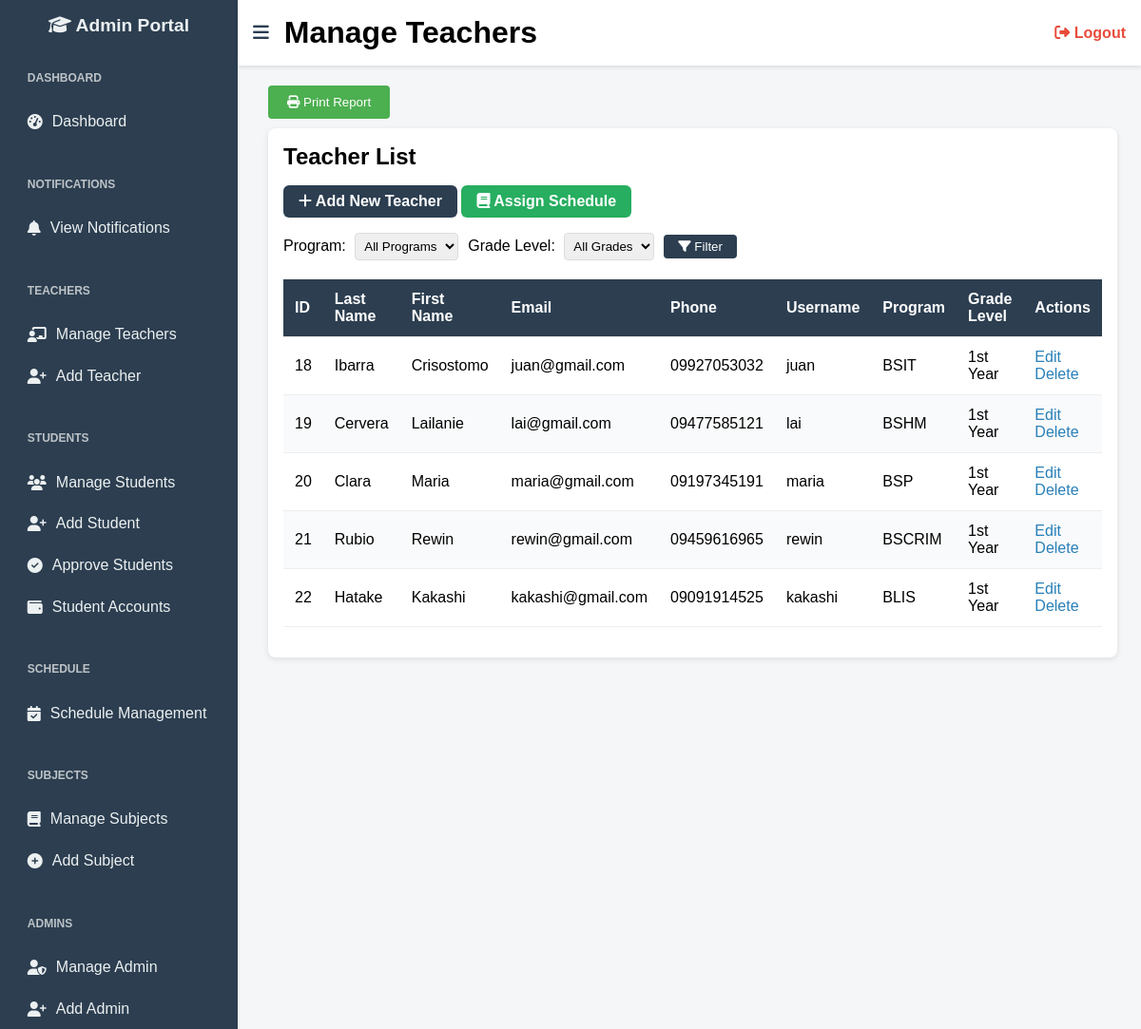
The page /manage_teachers.php (signed in) on the database its author committed.
### tables this page shows
CREATE TABLE `teachers` (
  `id` int(11) NOT NULL,
  `lastname` varchar(100) NOT NULL,
  `firstname` varchar(100) NOT NULL,
  `email` varchar(150) NOT NULL,
  `phone` varchar(20) DEFAULT NULL,
  `username` varchar(100) NOT NULL,
  `password` varchar(255) NOT NULL,
  `created_at` timestamp NOT NULL DEFAULT current_timestamp(),
  `section` varchar(50) DEFAULT NULL,
  `program` varchar(255) DEFAULT NULL,
  `grade_level` varchar(50) DEFAULT NULL
);

### manage_teachers.php (the view, shortened to what this page needs)
<?php
$conn = new mysqli("localhost", "root", "", "student_management_system");
$sql = "SELECT id, lastname, firstname, email, phone, username, program, grade_level FROM teachers WHERE 1=1";
$result = $conn->query($sql);
?>
<!DOCTYPE html>
<html lang="en">
<head>
  <link rel="stylesheet" href="https://cdnjs.cloudflare.com/ajax/libs/font-awesome/6.4.0/css/all.min.css"/>
</head>
<body>
   <div class="sidebar" id="sidebar">
    <h2><i class="fas fa-graduation-cap"></i> <span>Admin Portal</span></h2>
    <ul>
      <li class="section-title">Dashboard</li>
      <li><a href="admin_dashboard.php"><i class="fas fa-tachometer-alt"></i> <span>Dashboard</span></a></li>
      <li class="section-title">Notifications</li>
      <li><a href="notification.php"><i class="fas fa-bell"></i> <span>View Notifications</span></a></li>
      <li class="section-title">Teachers</li>
      <li><a href="manage_teachers.php"><i class="fas fa-chalkboard-teacher"></i> <span>Manage Teachers</span></a></li>
      <li><a href="add_teacher.php"><i class="fas fa-user-plus"></i> <span>Add Teacher</span></a></li>
      <li class="section-title">Students</li>
      <li><a href="manage_students.php"><i class="fas fa-users"></i> <span>Manage Students</span></a></li>
      <li><a href="add_student.php"><i class="fas fa-user-plus"></i> <span>Add Student</span></a></li>
      <li><a href="approve_students.php"><i class="fas fa-check-circle"></i> <span>Approve Students</span></a></li>
      <li><a href="manage_student_accounts.php"><i class="fas fa-wallet"></i> <span>Student Accounts</span></a></li>
      <li class="section-title">Schedule</li>
      <li><a href="admin_schedule_management.php"><i class="fas fa-calendar-check"></i> <span>Schedule Management</span></a></li>
      <li class="section-title">Subjects</li>
      <li><a href="manage_subjects.php"><i class="fas fa-book"></i> <span>Manage Subjects</span></a></li>
      <li><a href="add_subject.php"><i class="fas fa-plus-circle"></i> <span>Add Subject</span></a></li>
      <li class="section-title">Admins</li>
      <li><a href="manage_admins.php"><i class="fas fa-user-shield"></i> <span>Manage Admin</span></a></li>
      <li><a href="add_admin.php"><i class="fas fa-user-plus"></i> <span>Add Admin</span></a></li>
    </ul>
  </div>
<div class="topbar" id="topbar">
  <button class="toggle-btn" onclick="toggleSidebar()">
    <i class="fas fa-bars"></i>
  </button>
  <h1>Manage Teachers</h1>
  <a href="logout.php" class="logout-btn">
    <i class="fas fa-sign-out-alt"></i> Logout
  </a>
</div>
<div class="content" id="content">
  <button class="print-btn" onclick="printContent('teachers-content', 'Teachers Management Report')">
    <i class="fas fa-print"></i> Print Report
  </button>
  <div id="teachers-content">
    <div class="manage-table">
      <h2>Teacher List</h2>
      <div class="action-buttons">
        <a href="add_teacher.php" class="add-btn">
          <i class="fas fa-plus"></i> Add New Teacher
        </a>
        <a href="admin_schedule_management.php" class="add-btn" style="background-color: #27ae60;">
          <i class="fas fa-book"></i> Assign Schedule
        </a>
      </div>
      <form method="GET" class="filter-form" style="margin-bottom: 20px; display: flex; gap: 10px; align-items: center;">
        <div>
          <label for="program" style="margin-right: 5px;">Program:</label>
          <select name="program" id="program" style="padding: 5px; border-radius: 4px; border: 1px solid #ddd;">
            <option value="">All Programs</option>
          </select>
        </div>
        <div>
          <label for="grade" style="margin-right: 5px;">Grade Level:</label>
          <select name="grade" id="grade" style="padding: 5px; border-radius: 4px; border: 1px solid #ddd;">
            <option value="">All Grades</option>
          </select>
        </div>
        <button type="submit" style="padding: 5px 15px; background-color: #2c3e50; color: white; border: none; border-radius: 4px; cursor: pointer;">
          <i class="fas fa-filter"></i> Filter
        </button>
      </form>
      <table>
        <thead>
          <tr>
            <th>ID</th>
            <th>Last Name</th>
            <th>First Name</th>
            <th>Email</th>
            <th>Phone</th>
            <th>Username</th>
            <th>Program</th>
            <th>Grade Level</th>
            <th>Actions</th>
          </tr>
        </thead>
        <tbody>
          <?php
          if ($result->num_rows > 0) {
            while($row = $result->fetch_assoc()) {
              echo "<tr>";
              echo "<td>" . $row["id"] . "</td>";
              echo "<td>" . $row["lastname"] . "</td>";
              echo "<td>" . $row["firstname"] . "</td>";
              echo "<td>" . $row["email"] . "</td>";
              echo "<td>" . $row["phone"] . "</td>";
              echo "<td>" . $row["username"] . "</td>";
              echo "<td>" . $row["program"] . "</td>";
              echo "<td>" . $row["grade_level"] . "</td>";
              echo "<td>
                      <a href='edit_teacher.php?id=" . $row["id"] . "' class='action-link'>Edit</a>
                      <a href='delete_teacher.php?id=" . $row["id"] . "' class='action-link' onclick='return confirm(\"Are you sure you want to delete this teacher?\")'>Delete</a>
                    </td>";
              echo "</tr>";
            }
          } else {
            echo "<tr><td colspan='10'>No teachers found</td></tr>";
          }
          ?>
        </tbody>
      </table>
    </div>
  </div>
</div>
</body>
</html>

### manage_teachers.php (style rules this page uses)
* { box-sizing: border-box; margin: 0; padding: 0; }
body { font-family: Arial, sans-serif; display: flex; min-height: 100vh; background-color: #f4f6f8; }
.sidebar { width: 250px; background-color: #2c3e50; color: #ecf0f1; padding-top: 1rem; flex-shrink: 0; overflow: hidden; transition: all 0.3s ease; }
.sidebar h2 { text-align: center; margin-bottom: 1rem; font-size: 1.2rem; }
.sidebar ul { list-style: none; padding: 0 1rem; }
.sidebar li { padding: 0.8rem; transition: background-color 0.2s; }
.sidebar .section-title { font-weight: bold; font-size: 0.75rem; margin-top: 1.5rem; margin-bottom: 0.3rem; color: #bdc3c7; text-transform: uppercase; }
.sidebar li a { text-decoration: none; color: inherit; display: flex; align-items: center; gap: 10px; }
.topbar { position: fixed; left: 250px; right: 0; top: 0; background-color: #fff; padding: 1rem; box-shadow: 0 2px 4px rgba(0,0,0,0.1); z-index: 999; display: flex; align-items: center; gap: 1rem; transition: all 0.3s ease; }
.toggle-btn { font-size: 1.2rem; cursor: pointer; background: none; border: none; color: #2c3e50; }
.logout-btn { margin-left: auto; text-decoration: none; color: #e74c3c; font-weight: bold; }
.content { flex-grow: 1; padding: 5rem 2rem 2rem 2rem; transition: all 0.3s ease; margin-left: 0; }
.manage-table { background: #fff; border-radius: 0.5rem; padding: 1rem; box-shadow: 0 2px 6px rgba(0,0,0,0.1); overflow-x: auto; }
h2 { margin-bottom: 1rem; }
table { width: 100%; border-collapse: collapse; margin-bottom: 1rem; }
th, td { padding: 0.75rem; border-bottom: 1px solid #eee; text-align: left; }
th { background: #2c3e50; color: white; }
tr:nth-child(even) { background-color: #f9fafb; }
.add-btn { display: inline-block; margin-bottom: 1rem; background-color: #2c3e50; color: white; padding: 0.5rem 1rem; border-radius: 0.375rem; text-decoration: none; font-weight: bold; }
a.action-link { color: #2980b9; text-decoration: none; margin-right: 10px; }
.print-btn { background-color: #4CAF50; color: white; padding: 10px 20px; border: none; border-radius: 4px; cursor: pointer; margin: 10px 0; }

### rows shown on the page
teachers: id "18", lastname "Ibarra", firstname "Crisostomo", email "juan@gmail.com", phone "09927053032", username "juan", program "BSIT", grade_level "1st Year"
teachers: id "19", lastname "Cervera", firstname "Lailanie", email "lai@gmail.com", phone "09477585121", username "lai", program "BSHM", grade_level "1st Year"
teachers: id "20", lastname "Clara", firstname "Maria", email "maria@gmail.com", phone "09197345191", username "maria", program "BSP", grade_level "1st Year"
teachers: id "21", lastname "Rubio", firstname "Rewin", email "rewin@gmail.com", phone "09459616965", username "rewin", program "BSCRIM", grade_level "1st Year"
teachers: id "22", lastname "Hatake", firstname "Kakashi", email "kakashi@gmail.com", phone "09091914525", username "kakashi", program "BLIS", grade_level "1st Year"
